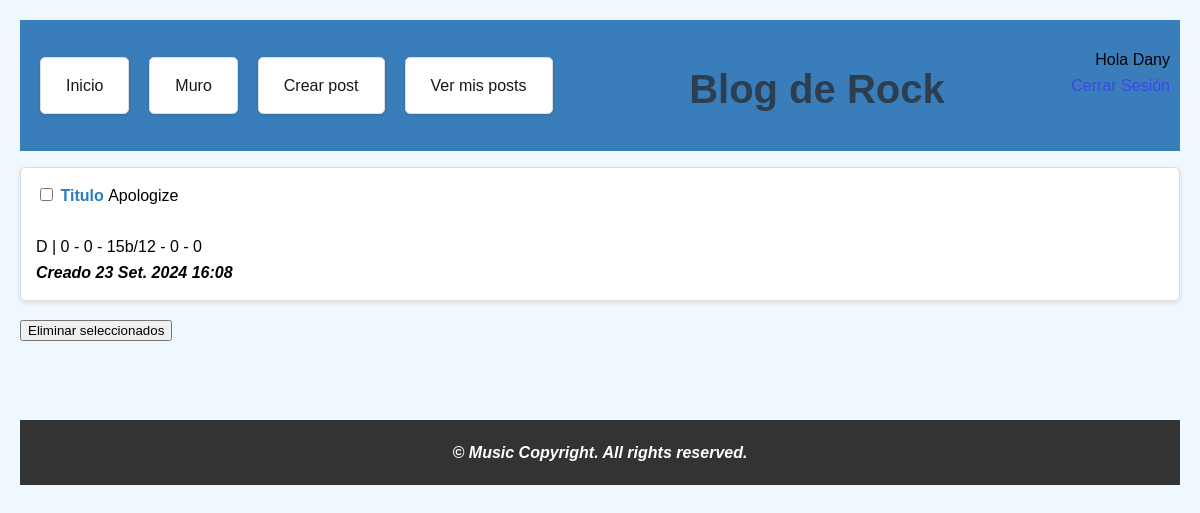
The app's page /mis_posts/ (signed in) with its own data.
### blog/models.py (models this page shows, shortened)
class Blog(models.Model):
    autor = models.ForeignKey(User, on_delete=models.CASCADE)
    titulo = models.CharField(max_length=200)
    slug = models.SlugField(max_length=255, unique=True, blank=True)                    #utilización de slug para identificar de manera única cada post. Ideal para el uso de Blogs(en este caso, esencial)
    texto = models.CharField(max_length=1000, db_index=True, unique=True, blank=True)  # usar TextField si necesito más texto
    fechaCreado = models.DateTimeField(auto_now_add=True)

### blog/views.py (the view, shortened to what this page needs)
# urls.py: path('mis_posts/', views.MisPosts.as_view(), name='mis_posts'),
class MisPosts(LoginRequiredMixin, View):
    template_name = 'mis_posts.html'
    def get(self, request):
        posts = Blog.objects.filter(autor=request.user)
        return render(request, self.template_name, {'object_list': posts})

### blog/templates/mis_posts.html (shortened to what this page needs)
{%extends 'base.html'%}
{% block content %}
<form method="post">
    <ul>
        {% for post in object_list %}
        <li>
            <input type="checkbox" name="seleccion" value="{{ post.pk }}">
            <b>Titulo </b>{{ post.titulo }}
            <br><br> {{post.texto }}
            <br><i>Creado {{ post.fechaCreado}}</i>
        </li>
        {% endfor %}
    </ul>
    <button type="submit">Eliminar seleccionados</button>
</form>
{% endblock %}

### blog/templates/base.html (shortened to what this page needs)
<!DOCTYPE html>
<html lang="es">
<head>
    {%load static %}
    <link rel="stylesheet" href="{% static 'blog/styles.css' %}">
</head>
<body>
    <header>
        {% include "navbar.html" %}
        <div class="header-titulo">
            <h1>Blog de Rock</h1>
        </div>
        <div class="usuario">
            {% if user.is_authenticated %}
                Hola {{ user.username|capfirst }}<br>
                <a href="{% url 'logout' %}">Cerrar Sesión</a>
            {% else %}
                Hola anónimo/a
                <a href="{% url 'login' %}">Iniciar Sesión</a><br>
                <a href="{% url 'registro' %}">¿No tienes una cuenta? Ingresa aquí</a>
            {% endif %}
            <br><br>
        </div>
    </header>
    <div class="content">
        {%block content%}{%endblock%}
    </div>
    <br><br><br>
    <footer>
        <i>&copy Music Copyright. All rights reserved.</i>
    </footer>
</body>
</html>

### blog/static/blog/styles.css (style rules this page uses)
header { display: flex; justify-content: space-between; align-items: center; padding: 10px; background-color: rgb(57, 126, 187); }
.header-titulo { flex: 1; text-align: center; }
.usuario { margin-left: auto; text-align: right; }
body { background-color: #f0f8ff; font-family: Arial, sans-serif; line-height: 1.6; margin: 0; padding: 20px; }
h1 { text-align: center; color: #2c3e50; font-size: 2.5em; margin-bottom: 20px; }
ul { list-style-type: none; padding: 0; }
li { background-color: #ffffff; border: 1px solid #dcdcdc; border-radius: 5px; margin-bottom: 15px; padding: 15px; box-shadow: 0 2px 5px rgba(0, 0, 0, 0.1); }
b { color: #2980b9; }
i { font-weight: bold; }
a { color: #3c47e7; text-decoration: none; transition: color 0.3s; }
footer { text-align: center; padding: 20px; background: #333; color: #ffffff; }

### records on screen
Blog: titulo "Apologize", texto "D | 0 - 0 - 15b/12 - 0 - 0", fechaCreado "23 Set. 2024 16:08"

### other values on screen
{{ user.username|capfirst }} "Dany"
